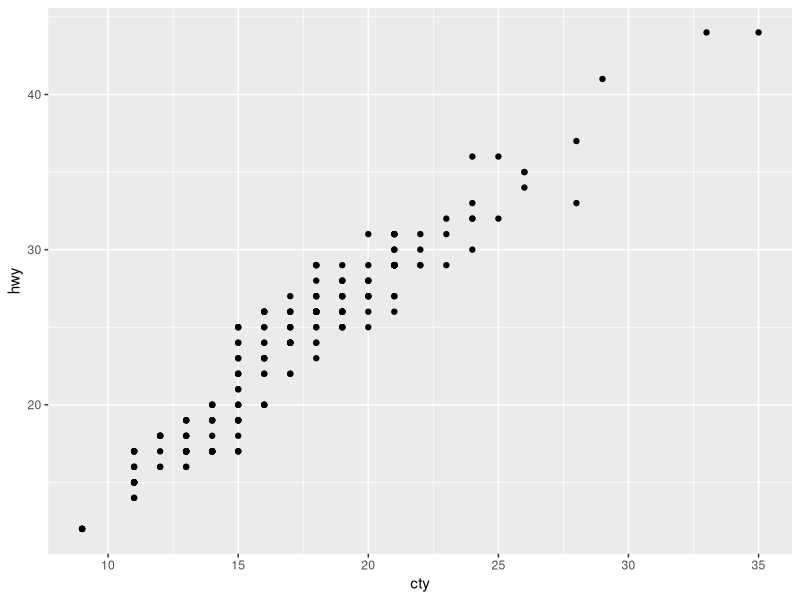
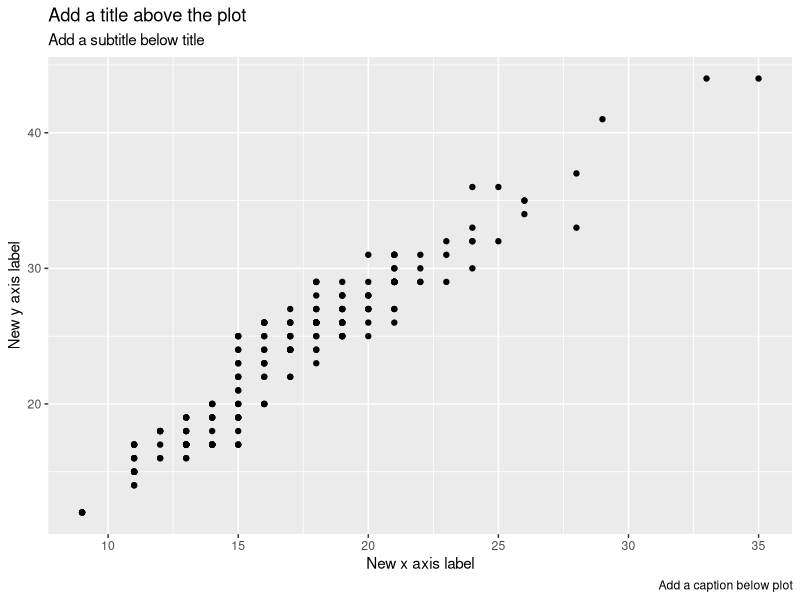
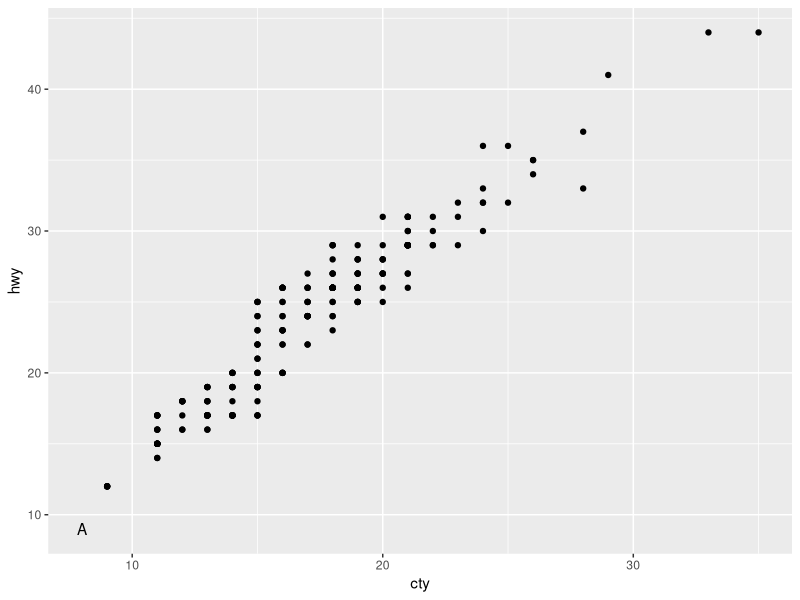
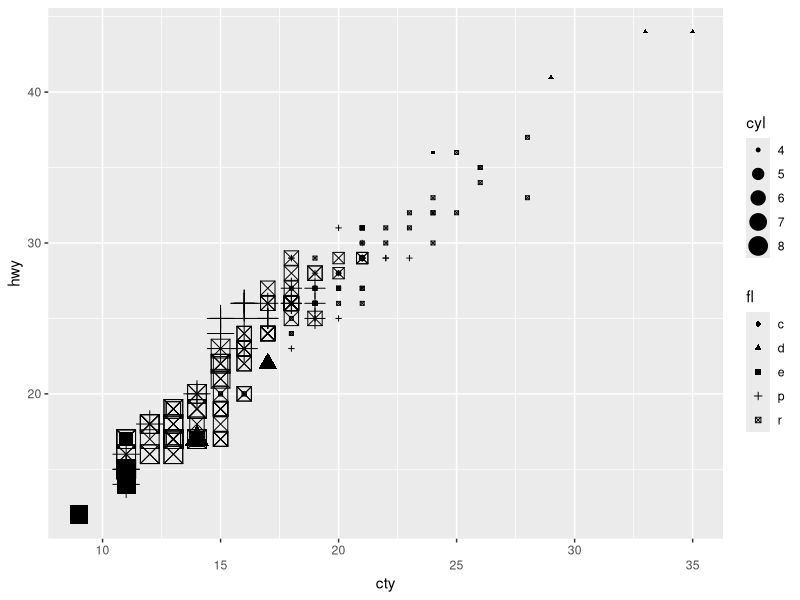
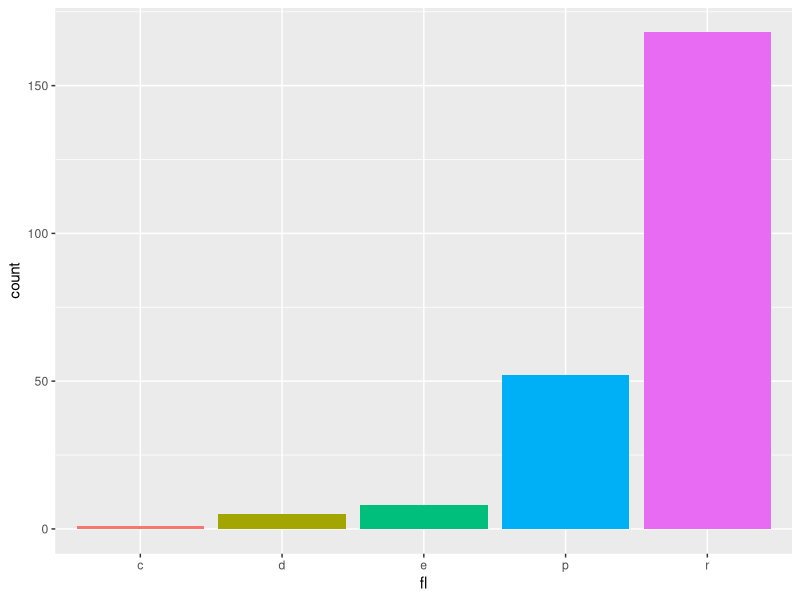
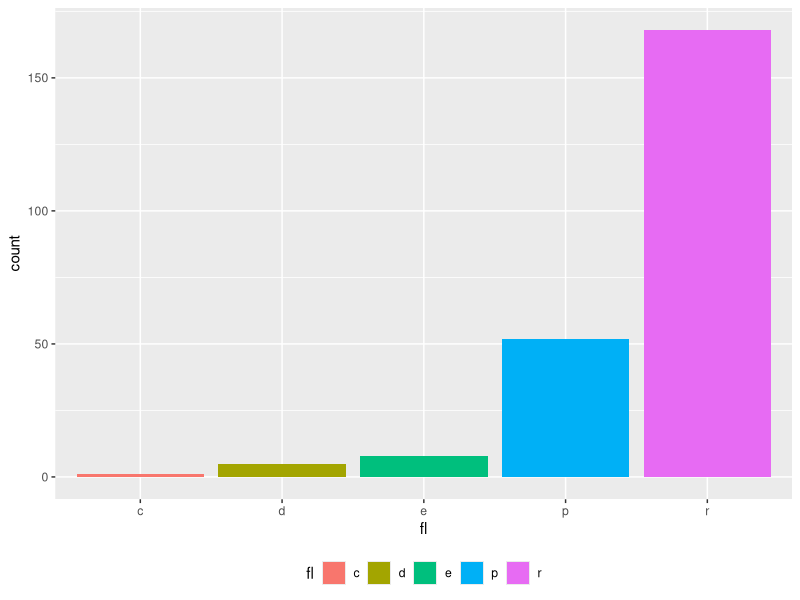
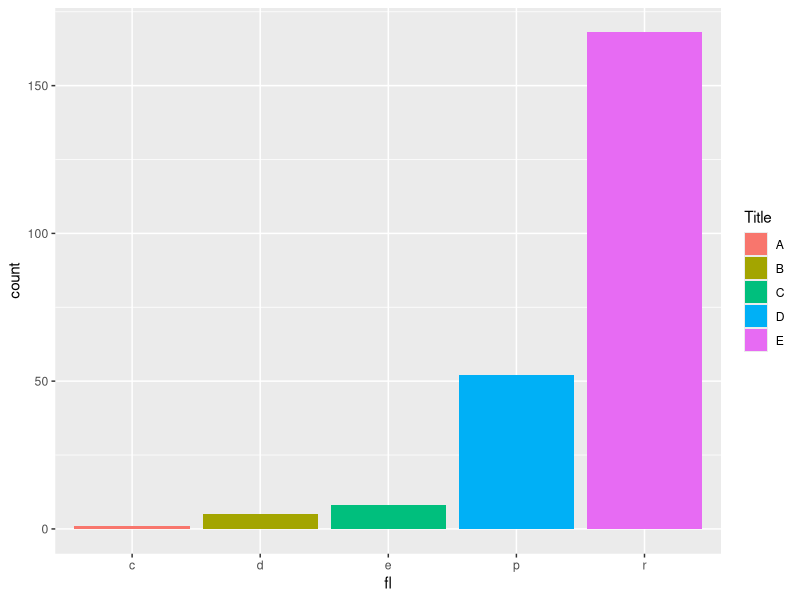

Here is the R script that generated these plots, in order:
## ---- chunk 1
#| code-overflow: wrap
library(ggplot2)
n <- ggplot(mpg, aes(fl)) + geom_bar(aes(fill = fl))
p <- ggplot(mpg, aes(cty, hwy)) + geom_point(aes(shape = fl, size = cyl))
t <- ggplot(mpg, aes(cty, hwy)) + geom_point()
## ---- chunk 2
t
t + labs(x = "New x axis label",
         y = "New y axis label",
         title = "Add a title above the plot",
         subtitle = "Add a subtitle below title",
         caption = "Add a caption below plot",
         alt = "Add alt text to the plot")
## ---- chunk 3
t + annotate(geom = "text", x = 8, y = 9, label = "A")
## ---- chunk 4
p + guides(x = guide_axis(n.dodge = 2))
## ---- chunk 5
n + guides(fill = "none")
## ---- chunk 6
n + theme(legend.position = "bottom")
## ---- chunk 7
n + scale_fill_discrete(name = "Title", labels = c("A", "B", "C", "D", "E"))
